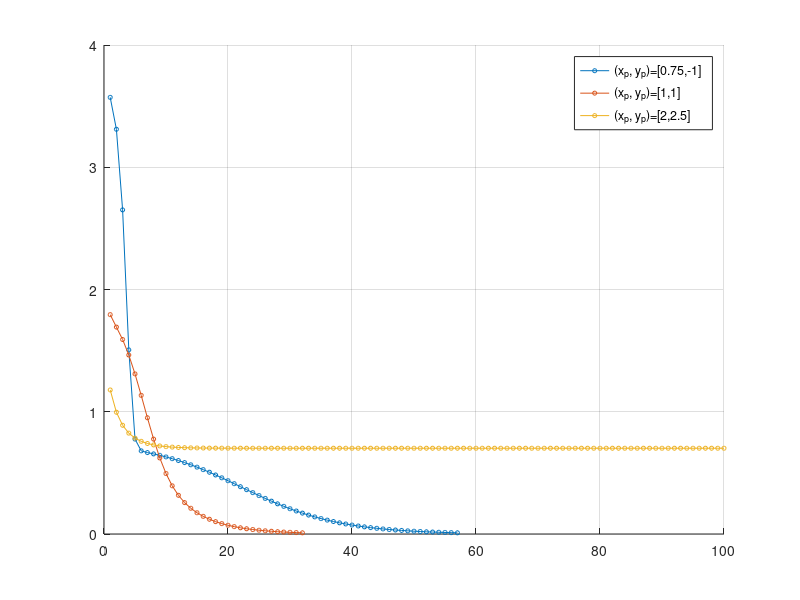

The MATLAB script that drew this image:
% Definition of robotic arm variables and function
L1 = 1;                   % length of arm1
L2 = 1.5;                 % lenght of arm2
theta = [2.5 2.7];        % inital angles
tol = 0.0001;             % tolerance
alpha = 0.1;              % learning rate
Niter = 100;              % max iteration number

targets = [0.75, -1;
           1,     1;
           2,   2.5];

% Compute tip robot position
function [x,y] = robot_position(theta, L1, L2)
	x = L1 * cos(theta(1)) + L2 * cos(theta(2));
	y = L1 * sin(theta(1)) + L2 * sin(theta(2));
end

% Evaluation of J
function Jval = J(theta, xp, L1, L2)
    [x, y] = robot_position(theta, L1, L2);
    Jval = (x-xp(1))^2 + (y-xp(2))^2;
end

% Evaluation of grad(J)
function grad = grad_J(theta, xp, L1, L2)
    [x, y] = robot_position(theta,L1,L2);

    dx_dt1 = - L1 * sin(theta(1));
    dx_dt2 = - L2 * sin(theta(2));
    dy_dt1 =   L1 * cos(theta(1));
    dy_dt2 =   L2 * cos(theta(2));

    dJ_dx = 2*(x - xp(1));
    dJ_dy = 2*(y - xp(2));

    DJ_dt1 = dJ_dx*dx_dt1 + dJ_dy*dy_dt1;
    DJ_dt2 = dJ_dx*dx_dt2 + dJ_dy*dy_dt2;
    grad = [DJ_dt1, DJ_dt2];
end

% Create figure for plotting
figure()
grid on
hold on

% Gradient Descent Method
for j = 1:3
    xp = targets(j, :);
    dp = [];
    i = 1;
    while i <= Niter
        % Gradient of the objective function
        grad = grad_J(theta, xp, L1, L2);
        % Update theta with gradient
        theta = theta - alpha * grad;
        % Compute the current distance
        Jval = J(theta, xp, L1, L2);
        dp(i) = sqrt(Jval);
        % Check for convergence
        if Jval < tol
            fprintf('%s %d %s \n','Converged after', i, 'iterations.')
            break
        end
        i = i + 1;
    end
    plot(dp, '-o', 'markersize', 3)
end
legend('(x_p, y_p)=[0.75,-1]', '(x_p, y_p)=[1,1]', '(x_p, y_p)=[2,2.5]')



